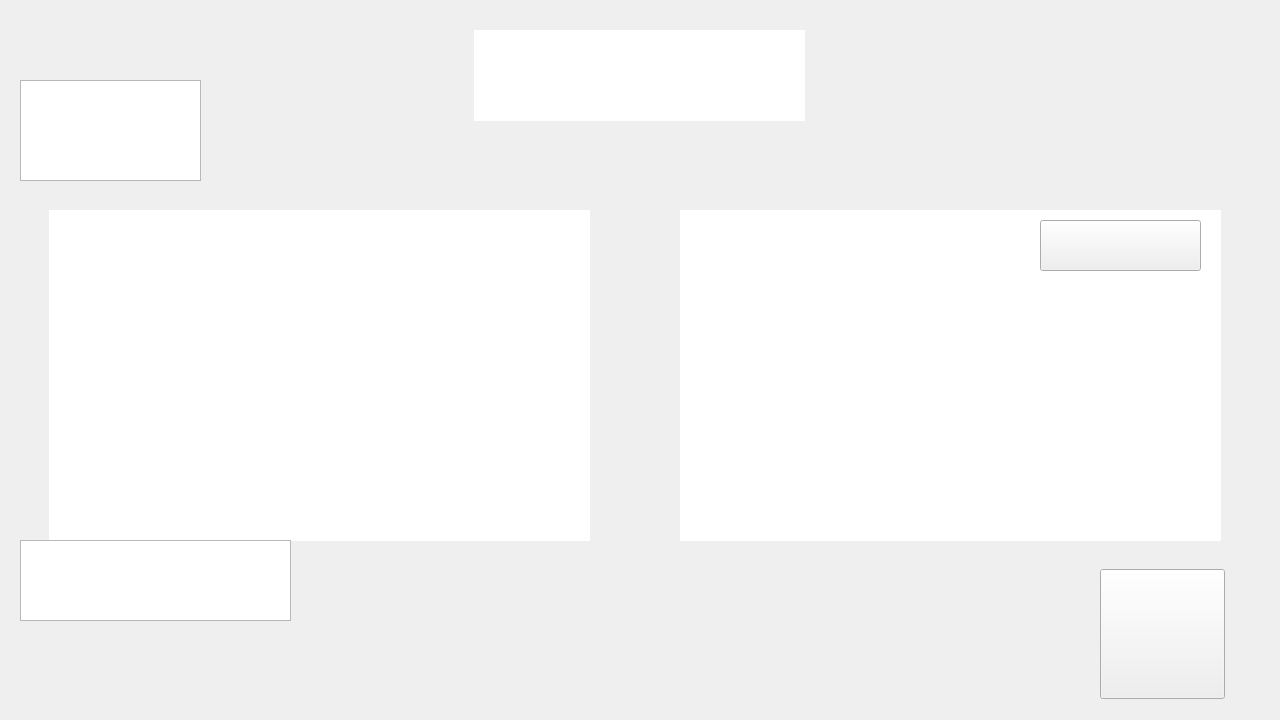
<?xml version="1.0" encoding="UTF-8"?>
<ui version="4.0">
 <class>craftdium</class>
 <widget class="QMainWindow" name="craftdium">
  <property name="windowModality">
   <enum>Qt::NonModal</enum>
  </property>
  <property name="enabled">
   <bool>true</bool>
  </property>
  <property name="geometry">
   <rect>
    <x>0</x>
    <y>0</y>
    <width>1280</width>
    <height>720</height>
   </rect>
  </property>
  <property name="font">
   <font>
    <family>Arial</family>
    <pointsize>20</pointsize>
    <italic>false</italic>
    <kerning>false</kerning>
   </font>
  </property>
  <property name="cursor">
   <cursorShape>ArrowCursor</cursorShape>
  </property>
  <property name="windowTitle">
   <string>craftdium</string>
  </property>
  <property name="windowIcon">
   <iconset>
    <normaloff>resource/icon.png</normaloff>resource/icon.png</iconset>
  </property>
  <property name="autoFillBackground">
   <bool>false</bool>
  </property>
  <property name="styleSheet">
   <string notr="true">border-image: url(resource/background.png);</string>
  </property>
  <property name="toolButtonStyle">
   <enum>Qt::ToolButtonTextOnly</enum>
  </property>
  <widget class="QWidget" name="centralwidget">
   <widget class="QGraphicsView" name="graphicsView_2">
    <property name="geometry">
     <rect>
      <x>680</x>
      <y>210</y>
      <width>541</width>
      <height>331</height>
     </rect>
    </property>
    <property name="styleSheet">
     <string notr="true">border-image: url(resource/background_paladium.png);
border-radius: 16px</string>
    </property>
   </widget>
   <widget class="QGraphicsView" name="graphicsView_4">
    <property name="geometry">
     <rect>
      <x>474</x>
      <y>30</y>
      <width>331</width>
      <height>91</height>
     </rect>
    </property>
    <property name="maximumSize">
     <size>
      <width>16777215</width>
      <height>91</height>
     </size>
    </property>
    <property name="styleSheet">
     <string notr="true">border-image: url(resource/craftdium.png);
border-radius: 25px</string>
    </property>
   </widget>
   <widget class="QGraphicsView" name="graphicsView">
    <property name="geometry">
     <rect>
      <x>49</x>
      <y>210</y>
      <width>541</width>
      <height>331</height>
     </rect>
    </property>
    <property name="styleSheet">
     <string notr="true">border-image: url(resource/background_minecraft.png);
border-radius: 16px</string>
    </property>
   </widget>
   <widget class="QPushButton" name="pushButton">
    <property name="geometry">
     <rect>
      <x>710</x>
      <y>290</y>
      <width>221</width>
      <height>221</height>
     </rect>
    </property>
    <property name="cursor">
     <cursorShape>PointingHandCursor</cursorShape>
    </property>
    <property name="styleSheet">
     <string notr="true">border-image: url(resource/play_paladium.png);
border-radius: 16px</string>
    </property>
    <property name="text">
     <string/>
    </property>
   </widget>
   <widget class="QPushButton" name="pushButton_2">
    <property name="geometry">
     <rect>
      <x>80</x>
      <y>290</y>
      <width>221</width>
      <height>221</height>
     </rect>
    </property>
    <property name="cursor">
     <cursorShape>PointingHandCursor</cursorShape>
    </property>
    <property name="styleSheet">
     <string notr="true">border-image: url(resource/play_minecraft.png);
border-radius: 16px</string>
    </property>
    <property name="text">
     <string/>
    </property>
   </widget>
   <widget class="QPushButton" name="pushButton_3">
    <property name="geometry">
     <rect>
      <x>60</x>
      <y>640</y>
      <width>231</width>
      <height>51</height>
     </rect>
    </property>
    <property name="cursor">
     <cursorShape>PointingHandCursor</cursorShape>
    </property>
    <property name="styleSheet">
     <string notr="true">border-image: url(resource/maj.png);
border-radius: 16px
</string>
    </property>
    <property name="text">
     <string/>
    </property>
   </widget>
   <widget class="QPushButton" name="pushButton_4">
    <property name="geometry">
     <rect>
      <x>970</x>
      <y>290</y>
      <width>221</width>
      <height>221</height>
     </rect>
    </property>
    <property name="cursor">
     <cursorShape>PointingHandCursor</cursorShape>
    </property>
    <property name="styleSheet">
     <string notr="true">border-image: url(resource/folder_paladium.png);
border-radius: 16px</string>
    </property>
    <property name="text">
     <string/>
    </property>
   </widget>
   <widget class="QPushButton" name="pushButton_5">
    <property name="geometry">
     <rect>
      <x>340</x>
      <y>290</y>
      <width>221</width>
      <height>221</height>
     </rect>
    </property>
    <property name="cursor">
     <cursorShape>PointingHandCursor</cursorShape>
    </property>
    <property name="styleSheet">
     <string notr="true">border-image: url(resource/folder_minecraft.png);
border-radius: 16px</string>
    </property>
    <property name="text">
     <string/>
    </property>
   </widget>
   <widget class="QGraphicsView" name="graphicsView_3">
    <property name="geometry">
     <rect>
      <x>20</x>
      <y>540</y>
      <width>271</width>
      <height>81</height>
     </rect>
    </property>
    <property name="styleSheet">
     <string notr="true">border-image: url(resource/maj_text.png);</string>
    </property>
   </widget>
   <widget class="QGraphicsView" name="graphicsView_5">
    <property name="geometry">
     <rect>
      <x>20</x>
      <y>80</y>
      <width>181</width>
      <height>101</height>
     </rect>
    </property>
    <property name="styleSheet">
     <string notr="true">border-image: url(resource/play_text.png);</string>
    </property>
   </widget>
   <widget class="QPushButton" name="pushButton_6">
    <property name="geometry">
     <rect>
      <x>1100</x>
      <y>569</y>
      <width>125</width>
      <height>130</height>
     </rect>
    </property>
    <property name="cursor">
     <cursorShape>PointingHandCursor</cursorShape>
    </property>
    <property name="styleSheet">
     <string notr="true">border-image: url(resource/discord_icon.png);</string>
    </property>
    <property name="text">
     <string/>
    </property>
   </widget>
   <widget class="QPushButton" name="pushButton_7">
    <property name="geometry">
     <rect>
      <x>1040</x>
      <y>220</y>
      <width>161</width>
      <height>51</height>
     </rect>
    </property>
    <property name="cursor">
     <cursorShape>PointingHandCursor</cursorShape>
    </property>
    <property name="styleSheet">
     <string notr="true">border-image: url(resource/maj_text.png);</string>
    </property>
    <property name="text">
     <string/>
    </property>
   </widget>
  </widget>
 </widget>
 <resources/>
 <connections/>
</ui>
